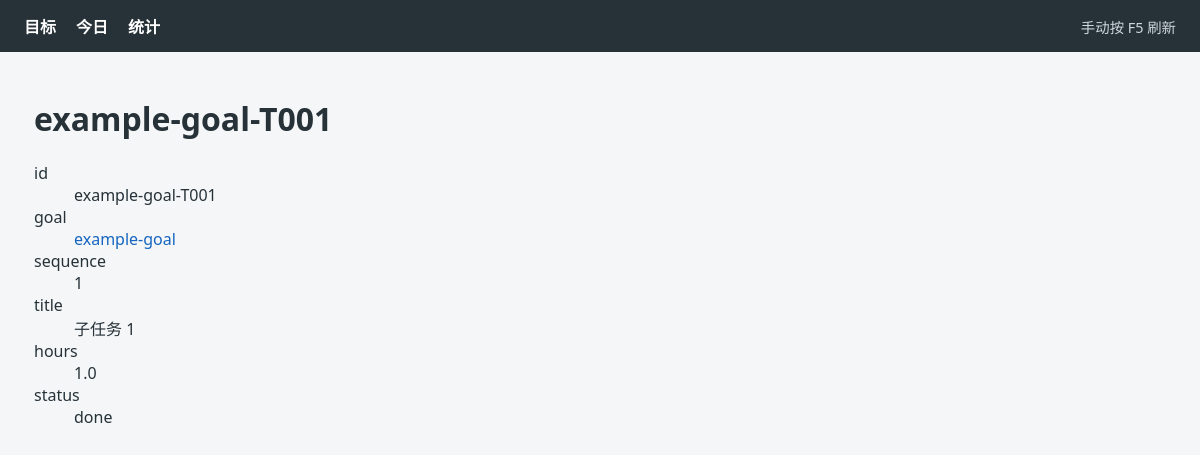
The app's page /task/example-goal-T001 with its own data.
### tables this page shows
CREATE TABLE tasks (
  id TEXT PRIMARY KEY,
  goal_slug TEXT NOT NULL,
  sequence INTEGER NOT NULL,
  title TEXT NOT NULL,
  description TEXT,
  estimated_hours REAL,
  depends_on TEXT,
  status TEXT NOT NULL DEFAULT 'pending',
  last_reminded_at TEXT,
  completed_at TEXT,
  created_at TEXT NOT NULL,
  updated_at TEXT NOT NULL,
  FOREIGN KEY (goal_slug) REFERENCES goals(slug)
);

### dashboard/app.py (the view)
    @flask_app.get("/task/<task_id>")
    def task_detail(task_id: str):
        task = db.get_task(task_id)
        if task is None:
            return render_template("task_detail.html", task=None), 404
        parent = db.get_goal(task["goal_slug"])
        return render_template(
            "task_detail.html",
            task=task,
            parent=parent,
            is_archived=(task["status"] == "archived"),
        )

### scripts/db.py (called while the page is built)
def get_conn() -> sqlite3.Connection:
    conn = sqlite3.connect(DB_PATH)
    conn.row_factory = sqlite3.Row
    conn.execute("PRAGMA foreign_keys = ON")
    return conn

def _row_to_dict(row: sqlite3.Row) -> dict:
    return {k: row[k] for k in row.keys()}

def get_goal(slug: str) -> dict | None:
    with get_conn() as conn:
        row = conn.execute("SELECT * FROM goals WHERE slug = ?", (slug,)).fetchone()
        return _row_to_dict(row) if row else None

def get_task(id: str) -> dict | None:
    with get_conn() as conn:
        row = conn.execute("SELECT * FROM tasks WHERE id = ?", (id,)).fetchone()
        if row is None:
            return None
        d = _row_to_dict(row)
        d["depends_on"] = json.loads(d["depends_on"]) if d["depends_on"] else []
        return d

### dashboard/templates/task_detail.html (shortened to what this page needs)
{% extends "base.html" %}
{% block content %}
  {% if not task %}
    <section class="empty-state"><h1>任务不存在</h1><p><a href="{{ url_for('index') }}">返回目标列表</a></p></section>
  {% else %}
    <h1>{{ task.id }}</h1>
    <dl>
      <dt>id</dt><dd>{{ task.id }}</dd>
      <dt>goal</dt><dd><a href="/goal/{{ task.goal_slug }}">{{ task.goal_slug }}</a></dd>
      <dt>sequence</dt><dd>{{ task.sequence }}</dd>
      <dt>title</dt><dd>{{ task.title }}</dd>
      <dt>hours</dt><dd>{{ task.estimated_hours }}</dd>
      <dt>status</dt><dd>{{ task.status }}</dd>
    </dl>
  {% endif %}
{% endblock %}

### dashboard/static/style.css (style rules this page uses)
:root { color-scheme: light; font-family: system-ui, -apple-system, "Segoe UI", sans-serif; color: #263238; background: #f4f6f8; }
* { box-sizing: border-box; }
body { margin: 0; }
a { color: #1565c0; text-decoration: none; }

### records on screen
tasks: id "example-goal-T001", goal_slug "example-goal", sequence "1", title "子任务 1", estimated_hours "1.0", status "done"
